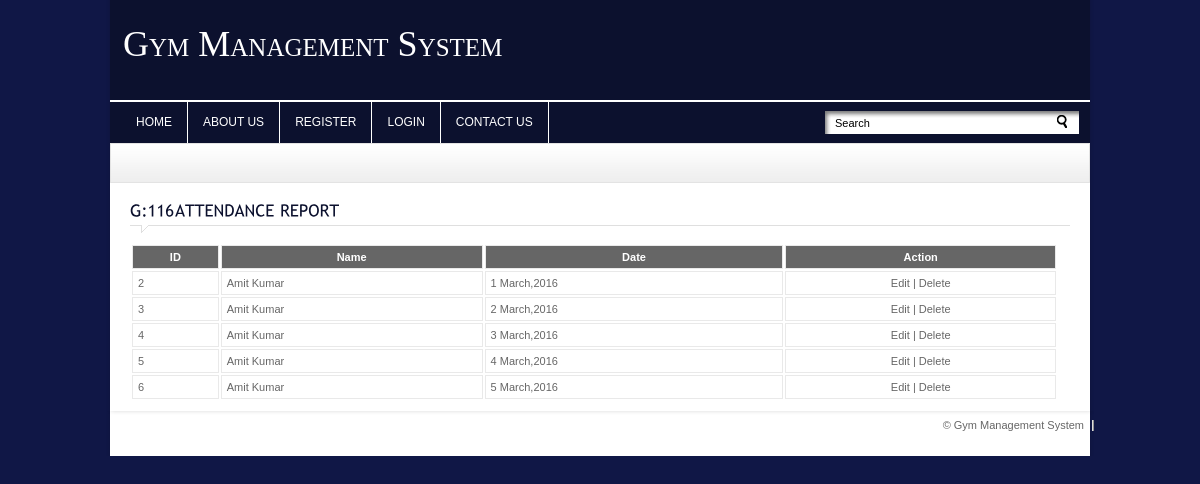
The app's page /attendance-report.php with its own data.
### tables this page shows
CREATE TABLE IF NOT EXISTS `attendance` (
  `attendance_id` int(11) NOT NULL AUTO_INCREMENT,
  `attendance_user_id` varchar(255) NOT NULL,
  `attendance_date` varchar(255) NOT NULL,
  `attendance_description` varchar(255) NOT NULL,
  PRIMARY KEY (`attendance_id`)
);

CREATE TABLE IF NOT EXISTS `user` (
  `user_id` int(11) NOT NULL AUTO_INCREMENT,
  `user_package_id` varchar(255) NOT NULL,
  `user_shift_id` varchar(255) NOT NULL,
  `user_level_id` varchar(255) DEFAULT NULL,
  `user_username` varchar(255) DEFAULT NULL,
  `user_password` varchar(255) DEFAULT NULL,
  `user_name` varchar(255) NOT NULL,
  `user_add1` varchar(255) NOT NULL,
  `user_add2` varchar(255) NOT NULL,
  `user_city` varchar(255) NOT NULL,
  `user_state` varchar(255) NOT NULL,
  `user_country` varchar(255) NOT NULL,
  `user_email` varchar(255) NOT NULL,
  `user_mobile` varchar(255) NOT NULL,
  `user_gender` varchar(255) NOT NULL,
  `user_dob` varchar(255) NOT NULL,
  `user_image` varchar(255) NOT NULL,
  PRIMARY KEY (`user_id`)
);

### attendance-report.php (the view, shortened to what this page needs)
<?php
	include_once("includes/header.php");
	include_once("includes/db_connect.php");
	$SQL="SELECT * FROM `attendance`,`user` WHERE attendance_user_id = user_id";
	$rs=mysqli_query($con,$SQL) or die(mysqli_error($con));
?>
	<div class="crumb">
    </div>
	<div id="content_sec">
		<div class="col1" style="width:100%">
		<div class="contact">
			<h4 class="heading colr">Attendance Report</h4>
			<form name="frm_attendance" action="lib/attendance.php" method="post">
				<div class="static">
					<table style="width:100%">
					  <tbody>
					  <tr class="tablehead bold">
					    <td scope="col">ID</td>
						<td scope="col">Name</td>
						<td scope="col">Date</td>
						<td scope="col">Action</td>
					  </tr>
					<?php
					while($data = mysqli_fetch_assoc($rs))
					{
					?>
					  <tr>
						<td><?=$data[attendance_id]?></td>
						<td><?=$data[user_name]?></td>
						<td><?=$data[attendance_date]?></td>
						<td style="text-align:center">
							<a href="attendance.php?attendance_id=<?php echo $data[attendance_id] ?>">Edit</a> | <a href="Javascript:delete_attendance(<?=$data[attendance_id]?>)">Delete</a> </td>
					  </tr>
					<?php } ?>
					</tbody>
					</table>
				</div>
			</form>
		</div>
		</div>
	</div>
<?php include_once("includes/footer.php"); ?>

### includes/header.php (shortened to what this page needs)
<!DOCTYPE html PUBLIC "-//W3C//DTD XHTML 1.0 Transitional//EN" "http://www.w3.org/TR/xhtml1/DTD/xhtml1-transitional.dtd">
<html xmlns="http://www.w3.org/1999/xhtml">
<head>
<link rel="stylesheet" type="text/css" href="./css/style.css" />
<link rel="stylesheet" type="text/css" href="./css/ddsmoothmenu.css" />
<link rel="stylesheet" type="text/css" href="./css/contentslider.css" />
<link rel="stylesheet" type="text/css" href="./css/jquery.fancybox-1.3.1.css" />
<link rel="stylesheet" type="text/css" href="./css/slider.css" />
<link rel="stylesheet" type="text/css" href="./css/jquery-ui.css">
</head>
<body>
<div id="wrapper_sec">
	<div id="masthead">
    	<div class="logo">
        	<a href="./index.php" class="logo-custom">Gym Management System</a>
        </div>
        <div class="slogan"></div>
            <div class="navigation">
            	<div id="smoothmenu1" class="ddsmoothmenu">
                    <ul>
                    <li><a href="./index.php">Home</a>
                   </li>
                    <li><a href="./about.php">About Us</a></li>
					<?php if($_SESSION['user_details']['user_level_id'] == 1) {?>
					<li><a href="#">Administration</a>
						<ul>
						  <li><a href="user.php">Add Members</a></li>
						  <li><a href="trainer.php">Add Trainers</a></li>
						  <li><a href="payment.php">Add Payment</a></li>
						  <li><a href="package.php">Add Package</a></li>
						  <li><a href="attendance.php">Add Attendance</a></li>
						  <li><a href="shift.php">Add Gym Shifts</a></li>
						</ul>
					</li>
					<li><a href="#">Reports</a>
						<ul>
						  <li><a href="user-report.php">Members Report</a></li>
						  <li><a href="trainer-report.php">Trainers Report</a></li>
						  <li><a href="payment-report.php">Payment Report</a></li>
						  <li><a href="package-report.php">Package Report</a></li>
						  <li><a href="attendance-report.php">Attendance Report</a></li>
						  <li><a href="shift-report.php">Gym Shifts Report</a></li>
						</ul>
					</li>
					<?php } if($_SESSION['user_details']['user_level_id'] == 3) {?>
						<li><a href="package-report.php">Package Report</a></li>
					<?php } if($_SESSION['login'] == 1) {?>
					<li><a href="user.php?user_id=<?=$_SESSION['user_details']['user_id']?>">My Account</a></li>
					<li><a href="change-password.php">Change Password</a></li>
					<li><a href="./lib/login.php?act=logout">Logout</a></li>
					<?php } else { ?>
					<li><a href="./user.php">Register</a></li>
					<li><a href="./login.php">Login</a></li>
                    <li><a href="./contact.php">Contact Us</a></li>
					<?php }?>
                    </ul>
                    <br style="clear: left" />
                    </div>
                    <ul class="searchsec">
						<li><input type="text" value="Search" id="searchBox" name="s" onblur="if(this.value == '') { this.value = 'Search'; }" onfocus="if(this.value == 'Search') { this.value = ''; }" class="bar" /></li>
						<li><input type="image" src="./images/go.gif" alt="" class="go" /></li>
					</ul>
            </div>
    </div>

### includes/footer.php (shortened to what this page needs)
<div id="footer">
    <ul class="right">
    	<li>© Gym Management System</li>
    </ul>
</div>
</body>
</html>

### css/style.css (style rules this page uses)
* { padding:0px; margin:0px; }
body { background-color:#101746; font-family:Arial, Helvetica, sans-serif; font-size:11px; color:#666666; float:left; width:100%; }
a { text-decoration:none; outline:none; color:#666666; }
.bold { font-weight:bold; }
.colr { color:#0c112e !important; }
h4 { font-size:16px; font-weight:normal; }
.right { float:right !important; }
.heading { padding:10px 0px 14px 0px !important; width:100% !important; margin-bottom:10px !important; text-transform:uppercase; background-image:url(../images/heading.gif); background-repeat:no-repeat; background-position:left bottom; }
input { font-size:11px; }
#wrapper_sec { width:1000px; margin:0px auto 0px auto; background-image:url(../images/wrapper_bg.png); background-repeat:repeat-y; background-position:center; }
#masthead { width:980px; background-color:#0c112e; background-repeat:no-repeat; height:153px; margin-bottom:-10px; margin-left:10px; }
.logo { float:left; padding:20px 0px 0px 43px; margin-left:-30px; margin-top:18px; }
.slogan { float:right; padding:27px 43px 0px 0px; color:#b0b0b0; height:73px; }
ul.searchsec { height:23px; background-image:url(../images/search.gif); background-repeat:no-repeat; background-position:left; float:right; list-style:none; padding:0px 10px 0px 10px; margin:10px 10px 0px 0px; }
ul.searchsec li { float:left; }
ul.searchsec li input.bar { float:left; height:19px; width:220px; padding:2px 0px 0px 0px; border:none; background-color:transparent; }
ul.searchsec li input.go { margin:3px 0px 0px 0px; }
#content_sec { width:940px; padding:10px 20px; margin-left:10px; background-color:#FFF; float:left; }
.col1 { width:675px; float:left; }
.crumb { width:958px; height:30px; padding:8px 10px 0px 10px; background-image:url(../images/crumb.gif); background-repeat:repeat-x; margin-left:10px; border:#e3e3e3 solid 1px; }
.static { float:left; width:928px; }
.static table { float:left; width:453px; }
.static tr.tablehead { background-color:#666666; color:#FFF; padding:10px; text-align:center; }
.static tr td { padding:5px; border:#e9e9e9 solid 1px; }
#footer { width:988px; margin:0px auto; background-image:url(../images/footer.png); background-position:top center; background-repeat:no-repeat; padding-bottom:20px; }
#footer ul { list-style:none; padding:8px 0px 5px 0px; }
#footer ul li { float:left; background-image:url(../images/footer_sep.gif); background-repeat:no-repeat; background-position:right; padding:0px 10px; }
.logo-custom { font-size: 36px; font-style: normal; font-variant: small-caps; line-height: 12px; margin: 0 0 8px; padding: 0; color:#ffffff; font-family:Georgia; }

### css/ddsmoothmenu.css (style rules this page uses)
.navigation { margin:0px 0px 0px 0px; border:1px solid #ffffff; }
.ddsmoothmenu { font-size:12px; float:left; margin-left:10px; }
.ddsmoothmenu ul { z-index:100; margin: 0; padding: 0; list-style-type: none; }
.ddsmoothmenu ul li { position: relative; display: inline; float: left; }
.ddsmoothmenu ul li a { display: block; color: white; padding: 14px 15px; border-right: 1px solid #ffffff; color: #2d2b2b; text-decoration: none; text-transform:uppercase; }
.ddsmoothmenu ul li a:link, .ddsmoothmenu ul li a:visited { color: white; }

### css/slider.css (style rules this page uses)
* { margin: 0; padding: 0; }

### records on screen
attendance: attendance_id "2", user.user_name "Amit Kumar", attendance_date "1 March,2016"
attendance: attendance_id "3", user.user_name "Amit Kumar", attendance_date "2 March,2016"
attendance: attendance_id "4", user.user_name "Amit Kumar", attendance_date "3 March,2016"
attendance: attendance_id "5", user.user_name "Amit Kumar", attendance_date "4 March,2016"
attendance: attendance_id "6", user.user_name "Amit Kumar", attendance_date "5 March,2016"
